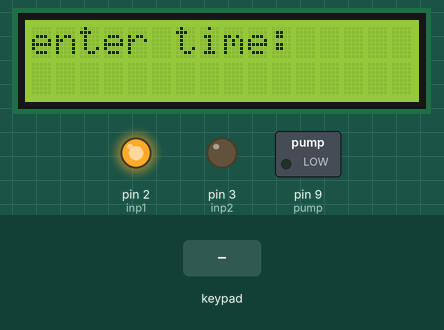
This sketch was run on a simulated Arduino Uno, built with avr-gcc and run on an emulated ATmega328P. On the bench: 16×2 character LCD, switched loads named in the sketch (green lamp = pin HIGH), output pins drawn as LEDs (lit = HIGH). The inputs (shaded band) are chosen by the test bench. What the sketch prints to the serial monitor is not drawn.

Above: at 1.2 s.
1.3 s: keypad keys 4 5 6 7 A pressed 0.4 s apart
At 3.7 s:
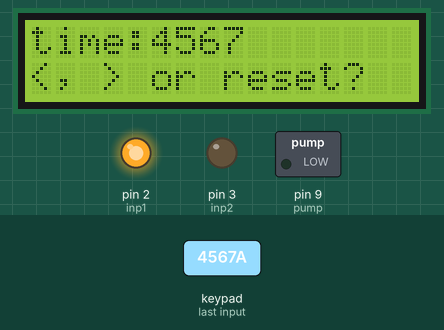
4.8 s: key '*' pressed
At 5.8 s:
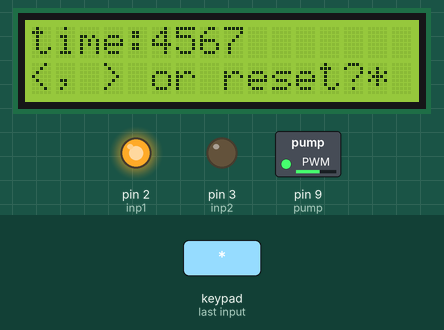
7.8 s: key '#' pressed
At 10.0 s:
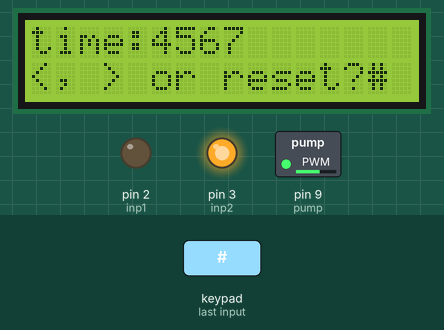
10.8 s: keypad keys 1 0 1 1 1 2 1 3 D pressed 0.4 s apart
At 15.0 s:
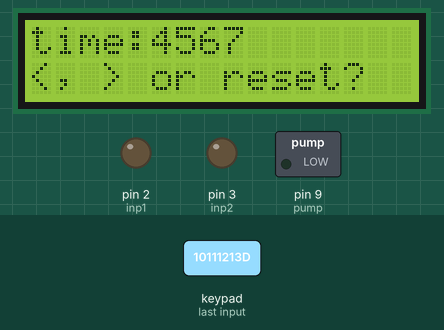
17.0 s: keypad keys 1 0 1 1 1 2 1 3 A pressed 0.4 s apart
At 19.9 s:
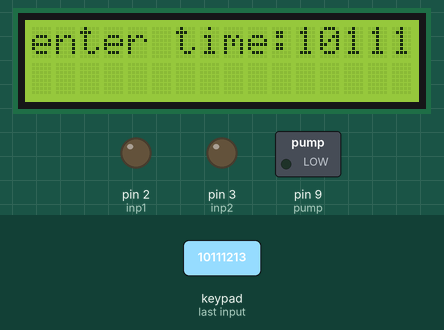
Timing chart, 0 to 21.4 s (numbered marks = the images above; inputs shaded):
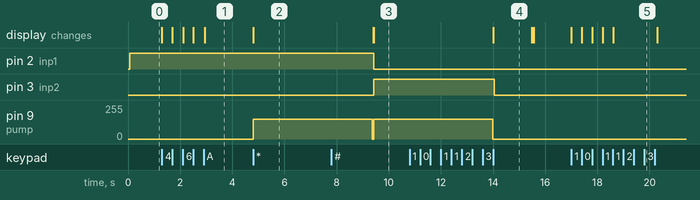

The sketch:

keypad_pumpVer2.ino
```cpp
/* @file HelloKeypad.pde
|| @version 1.0
|| @author Alexander Brevig
|| @contact alexanderbrevig@gmail.com
||
|| @description
|| | Demonstrates the simplest use of the matrix Keypad library.
|| #
*/
#include <Wire.h>
#include <LiquidCrystal_I2C.h>
//I2C pins declaration
LiquidCrystal_I2C lcd(0x27, 2, 1, 0, 4, 5, 6, 7, 3, POSITIVE);
#include <Keypad.h>

const byte ROWS = 4; //four rows
const byte COLS = 4; //three columns
char keys[ROWS][COLS] = {
  {'1','2','3','A'},
  {'4','5','6','B'},
  {'7','8','9','C'},
  {'*','0','#','D'}
};
byte rowPins[ROWS] = {10, 11, 12, 13}; //connect to the row pinouts of the keypad
byte colPins[COLS] = {4,5,6,7}; //connect to the column pinouts of the keypad

Keypad keypad = Keypad( makeKeymap(keys), rowPins, colPins, ROWS, COLS );
int var1;
//===
int pump = 9;      // LED connected to digital pin 9
int inp1 = 2;
int inp2 = 3;
//int i;
//int analogPin = 3;   // potentiometer connected to analog pin 3
int val = 150;
int flag2;
//====


void setup(){
  Serial.begin(9600);
  Serial.println();
  //===
  lcd.begin(16,2);//Defining 16 columns and 2 rows of lcd display
lcd.backlight();//To Power ON the back light
//lcd.noBacklight();// To Power OFF the back light
//===
pinMode(pump, OUTPUT);  // sets the pin as output
  pinMode(inp1, OUTPUT);
  pinMode(inp2, OUTPUT);
  digitalWrite(inp1, HIGH);
  digitalWrite(inp2, LOW);
//==


}
  int i=0;
  int var2=0,len,masa;
  char key;
  int num[5];
  bool maxNum=0;
void loop(){
start:;
lcd.clear();//Clean the screen

lcd.setCursor(0,0); //Defining positon to write from first row,first column .
lcd.print("enter time:"); //You can write 16 Characters per line .
Serial.print("enter time in milisecond and press A: ");
i=0;
key=0;
  while(key!='A'){
 do{
  key = keypad.getKey();

 }while(key==NO_KEY);


 // if (key){
 //     var2=key;


    if(key<48||key>57){
     // Serial.println("not number");
    goto notnum;
    }
    lcd.print(key);
    Serial.print(key);
    num[i]=key-0x30;
    i++;
    len=i;
//    for(i=0;i<(key-0x30+1);i++){
//      Serial.print(i);
    notnum:;
    if(key=='D'){
     Serial.println();
    goto start;
    }
    }
    var2=0;
    Serial.println();
    for(i=0;i<len;i++){
     Serial.print("num[");
      Serial.print(i);
      Serial.print("]= ");
     Serial.println(num[i]);

    }

     Serial.print("length: ");
     Serial.println(len);
//========
if(len<5){
int var4=len-1;
if(var4==0){
  masa=num[var4];
}
if(var4==1){
  masa=num[var4]+num[var4-1]*10;
}
if(var4==2){
  masa=num[var4]+num[var4-1]*10+num[var4-2]*100;
}
if(var4==3){
  masa=num[var4]+num[var4-1]*10+num[var4-2]*100+num[var4-3]*1000;
}
 Serial.print("masa= ");
     Serial.println(masa);
     maxNum=0;
} else{
  maxNum=1;
  Serial.println(" max 4 digit only ");
}
//=========

    Serial.println(" loop done");

if(maxNum==0){


do{
lcd.clear();//Clean the screen
lcd.setCursor(0,0);
lcd.print("time:");
 lcd.print(masa);
  lcd.setCursor(0,1);
 lcd.print("<, > or reset?");


Serial.println(" left, right or reset? :");
do{
  key = keypad.getKey();

  delay(1);
 }while(key==NO_KEY);
 lcd.print(key);
Serial.println(key);
 if(key=='*'){
  digitalWrite(inp1, HIGH);
  digitalWrite(inp2, LOW);
  flag2=0;
 }else  if(key=='#'){
  digitalWrite(inp1, LOW);
  digitalWrite(inp2, HIGH);
  flag2=0;
 }else{
  digitalWrite(inp1, LOW);
  digitalWrite(inp2, LOW);
  flag2=1;
 }
 if(flag2==0){
analogWrite(pump, val);

Serial.println(masa);
  delay(masa);

analogWrite(pump, 0);
 }
}while(key!='D');


//=======
delay(50);

}


}
```

Measured:
- after the input at 1.3 s, the display: first changes at once (image 1 shows a later state)
- after the input at 4.8 s, pin 9 (pump): 0/255 → 150/255 at once; the display: changes at once (image 2)
- after the input at 7.8 s, pin 2 (inp1): HIGH → LOW after 1.6 s; pin 3 (inp2): LOW → HIGH after 1.6 s; the display: first differs from a run without the input after 1.6 s (image 3)
- after the input at 10.8 s, pin 3 (inp2): HIGH → LOW after 3.2 s
- after the input at 17.0 s, the display: first changes at once (image 5 shows a later state)
- what the display in image 4 shows lasts 1.5 s, from 14.0 s to 15.5 s
